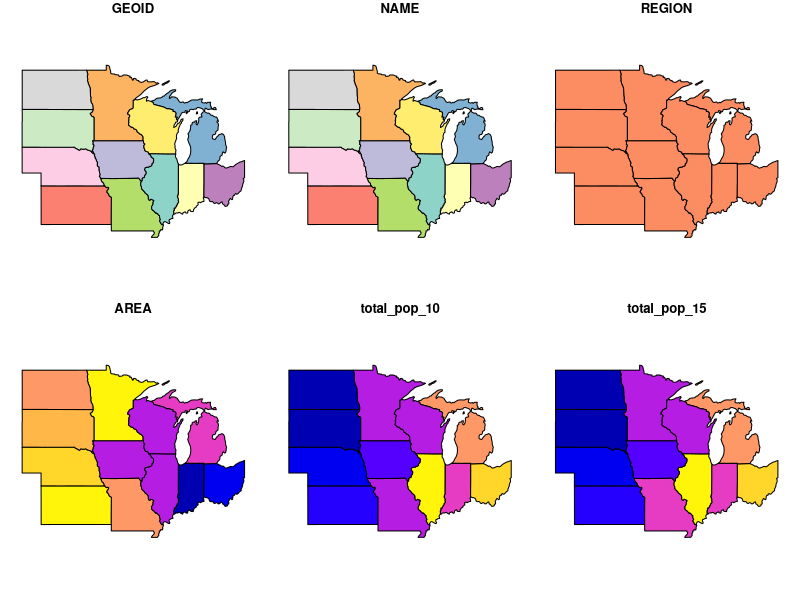
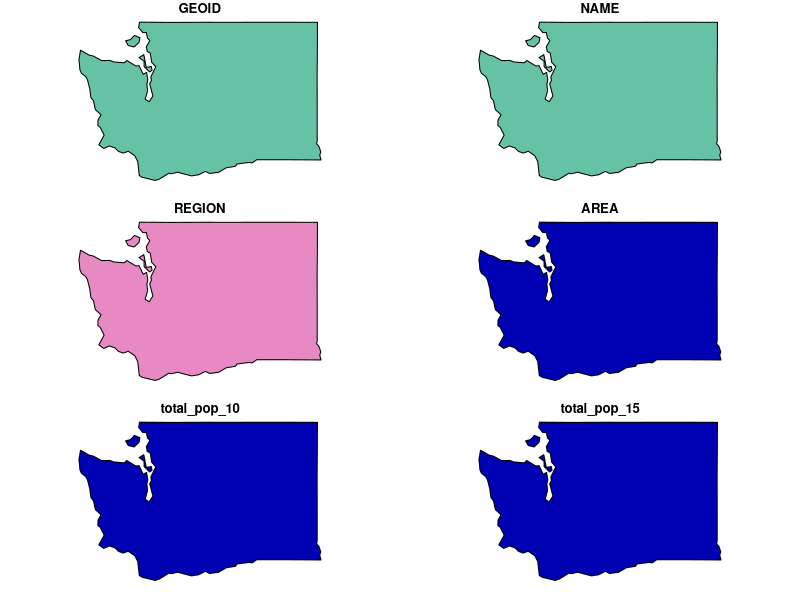
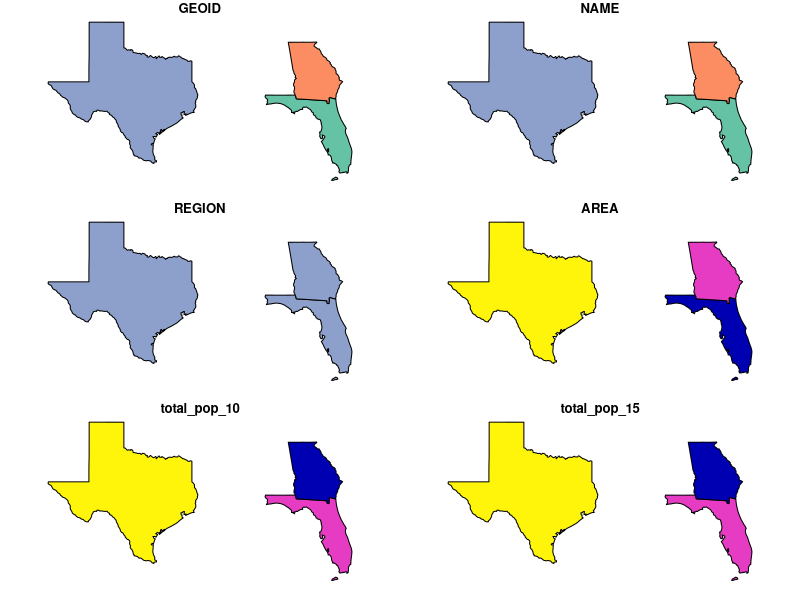
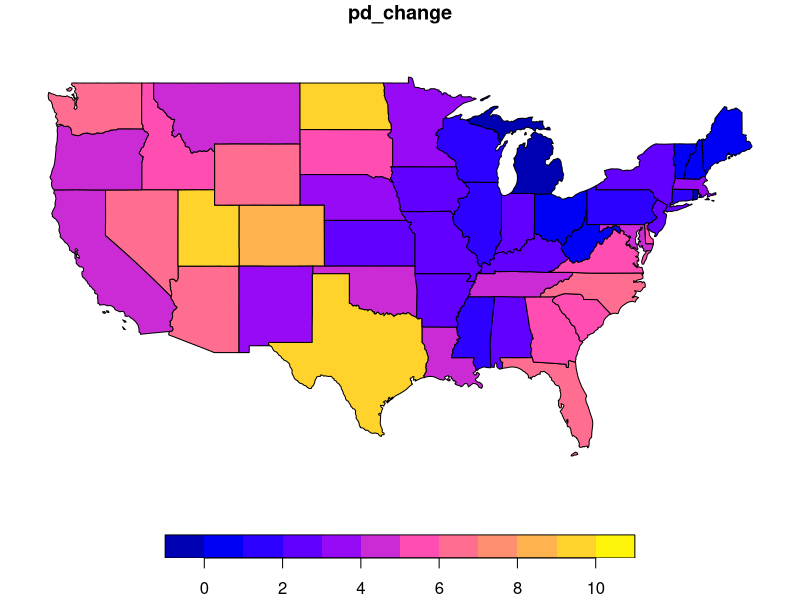

These charts were generated, in order, by the following R code:
## ---- chunk 1
library(sf)
library(dplyr)
library(terra)
library(spData)
data(us_states)
data(us_states_df)
## ---- chunk 2
us_states["NAME"]
us_states |> select("NAME")
us_states_name <- us_states["NAME"]
## ---- chunk 3
us_states[c("total_pop_10", "total_pop_15")]
us_states |> select(total_pop_10, total_pop_15)
us_states[, 5:6]
us_states |> select(contains("total_pop"))
## ---- chunk 4
us_states |> 
  filter(REGION == "Midwest") |>
  plot()
## ---- chunk 5
us_states |>
  filter(total_pop_15 > 5e6,
         as.numeric(AREA) < 250000,
         REGION == "West") |>
  plot()
## ---- chunk 6
us_states |>
  filter(total_pop_15 > 7e6,
         as.numeric(AREA) > 150000,
         REGION == "South") |>
  plot()
## ---- chunk 7
sum(us_states$total_pop_15) / 10^6
## ---- chunk 8
us_states |> summarize(total_pop = sum(total_pop_15) / 10^6)
## ---- chunk 9
min(us_states$total_pop_15)
## ---- chunk 10
us_states |> 
  group_by(REGION) |> 
  count() |> 
  pull(REGION, n)
## ---- chunk 11
us_states |> group_by(REGION) |>
  summarise(
    min_pop = min(total_pop_15),
    max_pop = max(total_pop_15),
    tot_pop = sum(total_pop_15)
  )
## ---- chunk 12
us_states_stats <-
  left_join(us_states, us_states_df, by = join_by(NAME == state))
class(us_states_stats)
## ---- chunk 13
# us_states_stats <-
us_states_df |>
  anti_join(us_states, by = join_by(state == NAME))
## ---- chunk 14
us_states |> 
  anti_join(us_states_df, by = c("NAME" = "state"))
## ---- chunk 15
us_states  |> 
  mutate(
    pop_density_2015 = total_pop_15 / AREA,
    pop_density_2010 = total_pop_10 / AREA
  ) |>
  select(NAME, pop_density_2010, pop_density_2015)
## ---- chunk 16
us_states  |> 
  mutate(
    pop_density_2015 = total_pop_15 / as.numeric(AREA),
    pop_density_2010 = total_pop_10 / as.numeric(AREA),
    pd_change = (pop_density_2015 - pop_density_2010) / pop_density_2010 * 100
  ) |>
  select(pd_change) |>
  plot()
## ---- chunk 17
lc_states <- us_states
names(lc_states) <- tolower(names(lc_states))
names(lc_states)
## ---- chunk 18
us_states_sel <- lc_states |>
  left_join(us_states_df, by = join_by(name == state)) |>
  select(Income = median_income_15)
names(us_states_sel)
